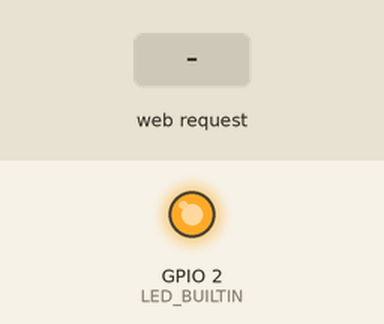
Recording of a sketch running on a simulated ESP8266 (NodeMCU). Shown: output pins drawn as LEDs (lit = HIGH, except the on-board LED, lit = LOW). Inputs (shaded band) come from the test bench. WiFi joins after 1.5 s; servers stay silent unless stated; what the sketch prints to the serial monitor is not drawn.

Above: at 2.8 s.
2.9 s: HTTP request GET /ledon received
At 4.1 s:
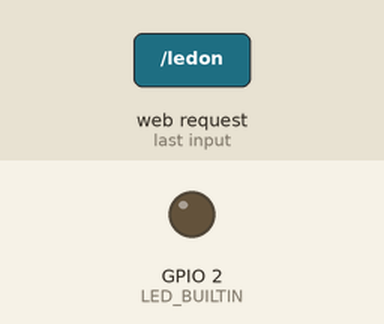
4.4 s: HTTP request GET / received
At 5.3 s:
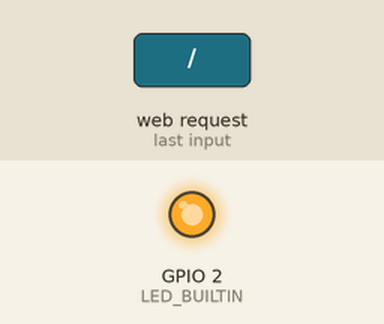
Timing chart, 0 to 7.4 s (numbered marks = the images above; inputs shaded):
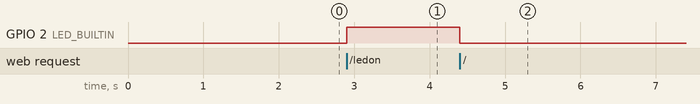

Measured:
- after the input at 2.9 s, GPIO 2 (LED_BUILTIN): LOW → HIGH at once
- after the input at 4.4 s, GPIO 2 (LED_BUILTIN): HIGH → LOW at once

The sketch:

FunBots_NodeMCU8266.ino
```cpp
/*
      Programa Aciona LED via WiFI
      Conexão do NodeMCU no Wifi e aciona o Built-In LED por uma página Http local

      Componentes:
        - NodeMCU ESP8266

      Versão 1.0 - Versão inicial via HTTP Local - 28/Jan/2021

 *    * Criado por Cleber Borges - FunBots - @cleber.funbots  *     *

      Instagram: https://www.instagram.com/cleber.funbots/
      Facebook: https://www.facebook.com/cleber.funbots
      YouTube: https://www.youtube.com/channel/UCKs2l5weIqgJQxiLj0A6Atw
      Telegram: https://t.me/cleberfunbots

*/

// Inclusão das bibliotecas
#include <ESP8266WiFi.h>
#include <ESP8266WebServer.h>

// Configração do WiFi
const char* ssid = "BRUGER_2G";  // SSID Wifi
const char* password = "Gersones68";  // Senha Wifi

// Variáveis de Server e Status do LED
ESP8266WebServer server(80);
bool LEDstatus = LOW;

void setup() {
  // Inicia Serial e LED
  Serial.begin(115200);
  pinMode(LED_BUILTIN, OUTPUT);

  // Inicia Conexão WiFi
  WiFi.mode(WIFI_STA);
  WiFi.begin(ssid, password);
  Serial.println("");

  // Aguarda Conexão e Informa IP
  while (WiFi.status() != WL_CONNECTED) {
    delay(500);
    Serial.print(".");
  }
  Serial.println("");
  Serial.print("Rede WiFi: ");
  Serial.println(ssid);
  Serial.print("Endereço IP: ");
  Serial.println(WiFi.localIP());
  delay(100);

  // Configura Handles do Server e Inicia Server
  server.on("/", handle_OnConnect);
  server.on("/ledon", handle_ledon);
  server.on("/ledoff", handle_ledoff);
  server.onNotFound(handle_NotFound);
  server.begin();
  Serial.println("Servidor HTTP iniciado!");

}

void loop() {
  server.handleClient();    // Faz o Handle
  if (LEDstatus)            // Checa se LED deve acender
    digitalWrite(LED_BUILTIN, HIGH);
  else
    digitalWrite(LED_BUILTIN, LOW);
}

// FUNÇÕES HANDLE PARA HTML SERVER

void handle_OnConnect() {
  LEDstatus = LOW;
  server.send(200, "text/html", SendHTML(false));
}

void handle_ledon() {
  LEDstatus = HIGH;
  server.send(200, "text/html", SendHTML(true));
}

void handle_ledoff() {
  LEDstatus = LOW;
  server.send(200, "text/html", SendHTML(false));
}

void handle_NotFound() {
  server.send(404, "text/plain", "Not found");
}

String SendHTML(uint8_t led) {
  String ptr = "<!DOCTYPE html>\n";
  ptr += "<html>\n";
  ptr += "<head>\n";
  ptr += "<title>Controle do LED</title>\n";
  ptr += "</head>\n";
  ptr += "<body>\n";
  ptr += "<h1>LED</h1>\n";
  ptr += "<p>Clique para Ligar e Desligar o LED.</p>\n";
  ptr += "<form method=\"get\">\n";
  if (led)
    ptr += "<input type=\"button\" value=\"LED OFF\" onclick=\"window.location.href='/ledoff'\">\n";
  else
    ptr += "<input type=\"button\" value=\"LED ON\" onclick=\"window.location.href='/ledon'\">\n";
  ptr += "</form>\n";
  ptr += "</body>\n";
  ptr += "</html>\n";
  return ptr;
}
```
